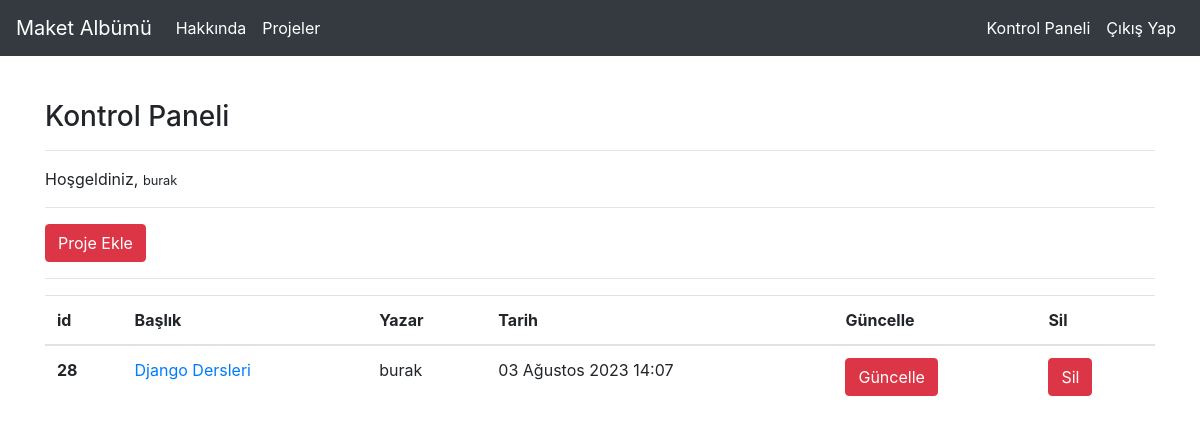
Screenshot of /articles/dashboard/ (signed in) with the database file from the repository.
### article/models.py (models this page shows, shortened)
class Article(models.Model):
    author = models.ForeignKey('auth.User', on_delete = models.CASCADE, verbose_name='Yazar')
    title = models.CharField(max_length=50, verbose_name='Başlık')
    content = RichTextField(verbose_name='İçerik')
    article_image = models.FileField(blank = True, null = True, verbose_name='Projeye Foto Ekleyin')
    created_date = models.DateTimeField(auto_now_add=True, verbose_name='Tarih')
    class Meta:
        ordering = ["-created_date"]

### article/views.py (the view)
# urls.py: path("dashboard/", views.dashboard, name = 'dashboard'),
@login_required(login_url='user:login')
def dashboard(request):
    articles=Article.objects.filter(author = request.user)
    context = {
        'articles': articles
    }
    return render(request,'dashboard.html',context)

### templates/dashboard.html
{% extends "layout.html" %}
{% block body %}
<h3>Kontrol Paneli</h3>
<hr>
<p>
    Hoşgeldiniz, <small>{{request.user.username}}</small>
</p>
<hr>
<a class="btn btn-danger" href=" {% url 'article:addarticle' %} ">Proje Ekle</a>
<hr>
{% if articles %}
<table class="table">
    <thead>
      <tr>
        <th scope="col">id</th>
        <th scope="col">Başlık</th>
        <th scope="col">Yazar</th>
        <th scope="col">Tarih</th>
        <th scope="col">Güncelle</th>
        <th scope="col">Sil</th>
      </tr>
    </thead>
    <tbody>
        {% for article in articles %}
        <tr>
            <th scope="row">{{article.id}}</th>
            <td><a href="{% url 'article:detail' article.id %}">{{article.title}}</a></td>
            <td>{{article.author.username}}</td>
            <td>{{article.created_date}}</td>
            <td><a href="{% url 'article:update' article.id %}" class="btn btn-danger">Güncelle</a></td>
            <td><a href="{% url 'article:delete' article.id %}" class="btn btn-danger">Sil</a></td>
          </tr>
        {% endfor %}
    </tbody>
  </table>
{% else %}
<div class="alert alert-danger">
    Henüz bir projeniz bulunmuyor..
</div>
{% endif %}
{% endblock body %}

### rows the page displays
Article: id "28", title "Django Dersleri", author.username "burak", created_date "03 Ağustos 2023 14:07"

### other values shown
{{ request.user.username }} "burak"
